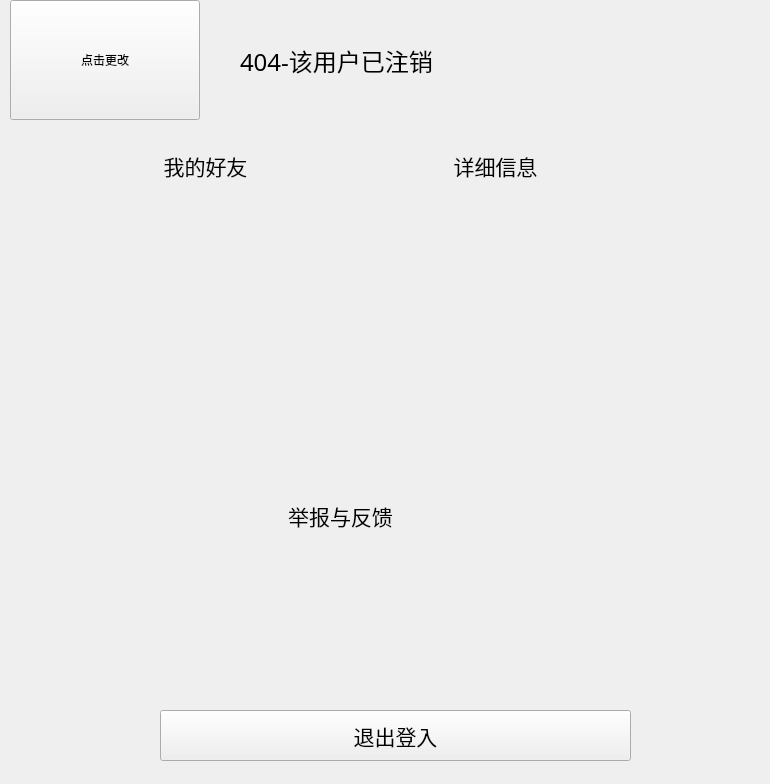
<?xml version="1.0" encoding="UTF-8"?>
<ui version="4.0">
 <class>userInfo</class>
 <widget class="QWidget" name="userInfo">
  <property name="geometry">
   <rect>
    <x>0</x>
    <y>0</y>
    <width>770</width>
    <height>784</height>
   </rect>
  </property>
  <property name="windowTitle">
   <string>Form</string>
  </property>
  <widget class="QPushButton" name="send">
   <property name="geometry">
    <rect>
     <x>0</x>
     <y>480</y>
     <width>681</width>
     <height>71</height>
    </rect>
   </property>
   <property name="font">
    <font>
     <family>华光细圆_CNKI</family>
     <pointsize>16</pointsize>
     <weight>50</weight>
     <bold>false</bold>
    </font>
   </property>
   <property name="cursor">
    <cursorShape>PointingHandCursor</cursorShape>
   </property>
   <property name="styleSheet">
    <string notr="true"/>
   </property>
   <property name="text">
    <string>举报与反馈</string>
   </property>
   <property name="icon">
    <iconset resource="imagefile.qrc">
     <normaloff>:/image/image/image/local-music.png</normaloff>:/image/image/image/local-music.png</iconset>
   </property>
   <property name="iconSize">
    <size>
     <width>50</width>
     <height>50</height>
    </size>
   </property>
   <property name="flat">
    <bool>true</bool>
   </property>
  </widget>
  <widget class="QPushButton" name="headimage">
   <property name="geometry">
    <rect>
     <x>10</x>
     <y>0</y>
     <width>190</width>
     <height>120</height>
    </rect>
   </property>
   <property name="minimumSize">
    <size>
     <width>190</width>
     <height>120</height>
    </size>
   </property>
   <property name="maximumSize">
    <size>
     <width>190</width>
     <height>120</height>
    </size>
   </property>
   <property name="text">
    <string>点击更改</string>
   </property>
   <property name="icon">
    <iconset>
     <normaloff>:/icon/00.ico</normaloff>:/icon/00.ico</iconset>
   </property>
   <property name="iconSize">
    <size>
     <width>132</width>
     <height>118</height>
    </size>
   </property>
  </widget>
  <widget class="QPushButton" name="exitButton">
   <property name="geometry">
    <rect>
     <x>160</x>
     <y>710</y>
     <width>471</width>
     <height>51</height>
    </rect>
   </property>
   <property name="font">
    <font>
     <family>华光细圆_CNKI</family>
     <pointsize>16</pointsize>
    </font>
   </property>
   <property name="text">
    <string>退出登入</string>
   </property>
   <property name="flat">
    <bool>false</bool>
   </property>
  </widget>
  <widget class="QPushButton" name="pushButton">
   <property name="geometry">
    <rect>
     <x>110</x>
     <y>140</y>
     <width>191</width>
     <height>51</height>
    </rect>
   </property>
   <property name="font">
    <font>
     <family>华光细圆_CNKI</family>
     <pointsize>16</pointsize>
    </font>
   </property>
   <property name="text">
    <string>我的好友</string>
   </property>
   <property name="flat">
    <bool>true</bool>
   </property>
  </widget>
  <widget class="QPushButton" name="btnLocalMusic">
   <property name="geometry">
    <rect>
     <x>720</x>
     <y>500</y>
     <width>41</width>
     <height>41</height>
    </rect>
   </property>
   <property name="font">
    <font>
     <family>Microsoft YaHei UI</family>
     <pointsize>10</pointsize>
     <weight>75</weight>
     <bold>true</bold>
    </font>
   </property>
   <property name="cursor">
    <cursorShape>PointingHandCursor</cursorShape>
   </property>
   <property name="styleSheet">
    <string notr="true">QPushButton
{
color:rgb(255, 255, 255);
border-radius:0px;
background-color: rgba(255, 255, 255,0);
background-repeat:no-repeat;
border:none;
background-position:center center;
}
QPushButton:hover{
	background-color: rgb(255, 255, 255,100);
}
QPushButton:pressed{
background-color: rgba(95, 95, 95,100);
border-color:rgba(255,255,255,30);
border-style:inset;
color:rgb(255, 255, 255);
}
</string>
   </property>
   <property name="text">
    <string/>
   </property>
   <property name="icon">
    <iconset resource="imagefile.qrc">
     <normaloff>:/image/image/image/item.png</normaloff>:/image/image/image/item.png</iconset>
   </property>
   <property name="iconSize">
    <size>
     <width>30</width>
     <height>30</height>
    </size>
   </property>
   <property name="flat">
    <bool>true</bool>
   </property>
  </widget>
  <widget class="QPushButton" name="pushButton_2">
   <property name="geometry">
    <rect>
     <x>400</x>
     <y>140</y>
     <width>191</width>
     <height>51</height>
    </rect>
   </property>
   <property name="font">
    <font>
     <family>华光细圆_CNKI</family>
     <pointsize>16</pointsize>
    </font>
   </property>
   <property name="text">
    <string>详细信息</string>
   </property>
   <property name="flat">
    <bool>true</bool>
   </property>
  </widget>
  <widget class="QLabel" name="label">
   <property name="geometry">
    <rect>
     <x>240</x>
     <y>40</y>
     <width>281</width>
     <height>41</height>
    </rect>
   </property>
   <property name="font">
    <font>
     <family>方正粗黑宋简体</family>
     <pointsize>18</pointsize>
    </font>
   </property>
   <property name="text">
    <string>404-该用户已注销</string>
   </property>
  </widget>
 </widget>
 <resources>
  <include location="imagefile.qrc"/>
 </resources>
 <connections/>
</ui>
